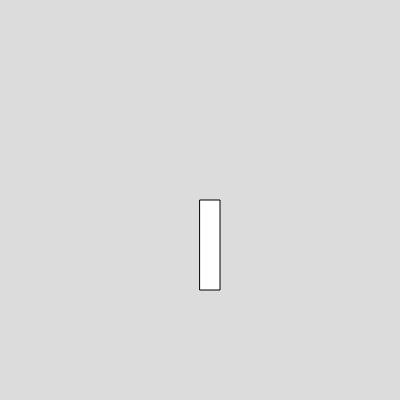
Frame 1 (no input)
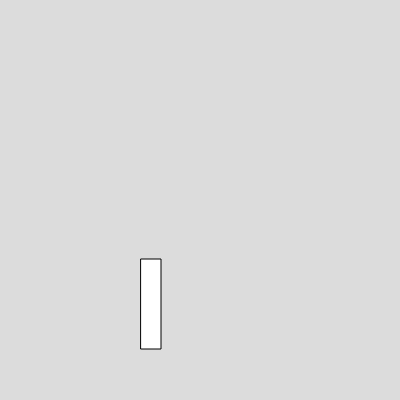
Frame 60 (no input)
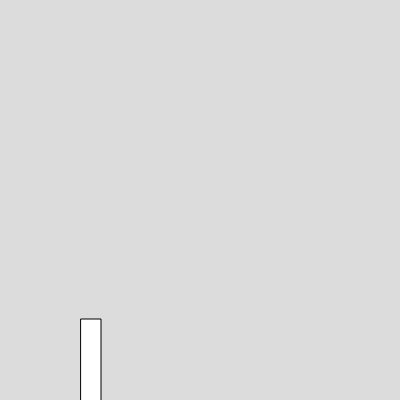
Frame 120 (the mouse pressed at the canvas centre since frame 60)

The p5.js sketch that drew these frames (run headless with seeded random() and noise() and a simulated clock; from frame 60 on, the mouse is pressed at the canvas centre):

// p5.js sketch
// ── sketch.js
var box;

function setup() 
{
  createCanvas(400, 400);
  box=new Box(200,200,20,90,-1,1);
}

function draw() 
{
  background(220);
box.show();
box.move();
}


// ── box.js
class Box
  {
    constructor(x,y,w,h,vx,vy)
    {
      this.x =x;
      this.y =y;
      this.w =w;
      this.h = h;
      this.vx = vx;
      this.vy=vy;
    }
    
    show()
    {
      rect(this.x,this.y,this.w,this.h)
    }
    
    move()
    {this.y=this.y+this.vy;
      this.x = this.x+this.vx;
    }

  }

  
